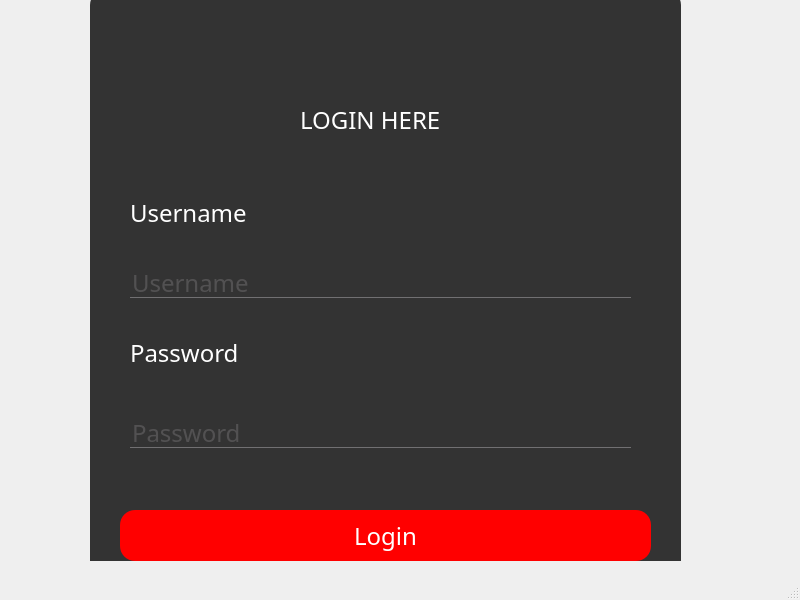
<?xml version="1.0" encoding="UTF-8"?>
<ui version="4.0">
 <class>MainWindow</class>
 <widget class="QMainWindow" name="MainWindow">
  <property name="geometry">
   <rect>
    <x>0</x>
    <y>0</y>
    <width>800</width>
    <height>600</height>
   </rect>
  </property>
  <property name="windowTitle">
   <string>MainWindow</string>
  </property>
  <property name="styleSheet">
   <string notr="true">*{
font-family:century gothic;
font-size:24px;
}
QFrame
{
background:#333;
border-radius:15px;
}
QPushButton
{
background:red;
border-radius:60px;
}
QToolButton
{
background:red;
border-radius:60px;
}
QLabel{
color:white;
background:transparent
}
QPushButton{
color:white;
border-radius:15px;
}
QPushButton:hover{
color:#333;
border-radius:15px;
background:#49ebff;
}
QLineEdit{

background:transparent;
border:none;
color:#717072;
border-bottom:1px solid #717072;
}</string>
  </property>
  <widget class="QWidget" name="centralwidget">
   <widget class="QFrame" name="frame">
    <property name="geometry">
     <rect>
      <x>90</x>
      <y>-10</y>
      <width>591</width>
      <height>601</height>
     </rect>
    </property>
    <property name="frameShape">
     <enum>QFrame::StyledPanel</enum>
    </property>
    <property name="frameShadow">
     <enum>QFrame::Raised</enum>
    </property>
    <widget class="QLabel" name="label">
     <property name="geometry">
      <rect>
       <x>210</x>
       <y>120</y>
       <width>151</width>
       <height>20</height>
      </rect>
     </property>
     <property name="text">
      <string>LOGIN HERE</string>
     </property>
    </widget>
    <widget class="QPushButton" name="pushButton">
     <property name="geometry">
      <rect>
       <x>30</x>
       <y>520</y>
       <width>531</width>
       <height>51</height>
      </rect>
     </property>
     <property name="text">
      <string>Login</string>
     </property>
    </widget>
    <widget class="QLineEdit" name="lineEdit">
     <property name="geometry">
      <rect>
       <x>40</x>
       <y>277</y>
       <width>501</width>
       <height>31</height>
      </rect>
     </property>
     <property name="text">
      <string/>
     </property>
     <property name="placeholderText">
      <string>Username</string>
     </property>
    </widget>
    <widget class="QLineEdit" name="lineEdit_2">
     <property name="geometry">
      <rect>
       <x>40</x>
       <y>427</y>
       <width>501</width>
       <height>31</height>
      </rect>
     </property>
     <property name="text">
      <string/>
     </property>
     <property name="echoMode">
      <enum>QLineEdit::Password</enum>
     </property>
     <property name="placeholderText">
      <string>Password</string>
     </property>
    </widget>
    <widget class="QLabel" name="label_2">
     <property name="geometry">
      <rect>
       <x>40</x>
       <y>207</y>
       <width>131</width>
       <height>31</height>
      </rect>
     </property>
     <property name="text">
      <string>Username</string>
     </property>
    </widget>
    <widget class="QLabel" name="label_3">
     <property name="geometry">
      <rect>
       <x>40</x>
       <y>347</y>
       <width>131</width>
       <height>31</height>
      </rect>
     </property>
     <property name="text">
      <string>Password</string>
     </property>
    </widget>
   </widget>
  </widget>
  <widget class="QMenuBar" name="menubar">
   <property name="geometry">
    <rect>
     <x>0</x>
     <y>0</y>
     <width>800</width>
     <height>36</height>
    </rect>
   </property>
  </widget>
  <widget class="QStatusBar" name="statusbar"/>
 </widget>
 <resources/>
 <connections/>
</ui>
